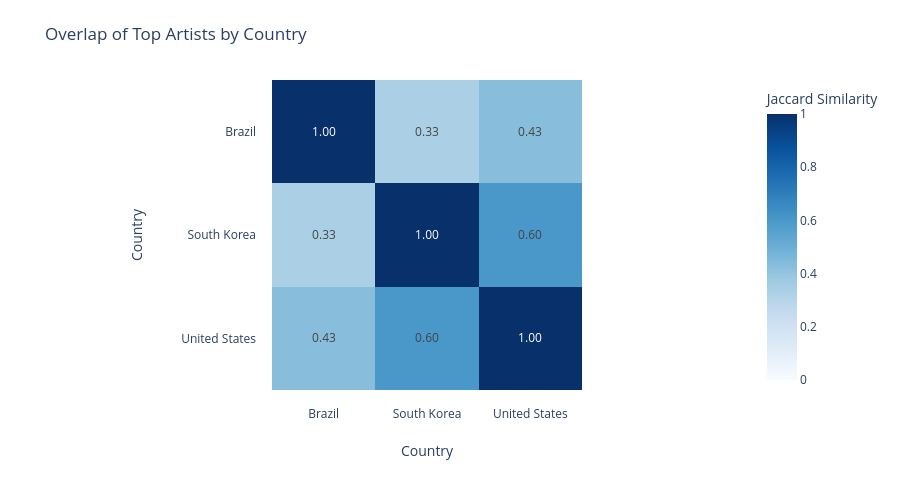

Here is the notebook cell this chart was saved with:
### Markdown cell above
**Research Question 1:** *Who are the top Last.fm artists by profile country (US, Brazil, South Korea) and how much do they overlap?*

**RQ1 Graph:** *Similarity of Top Artists by Country*

### Code cell
pairwise_block = root["pairwise_df"]
pairwise_df = pd.DataFrame(
    pairwise_block["records"],
    columns=pairwise_block["columns"]
)

countries = sorted(
    set(pairwise_df["profile_country_a"]).union(pairwise_df["profile_country_b"])
)

similarity_matrix = pd.DataFrame(1.0, index=countries, columns=countries)

for _, row in pairwise_df.iterrows():
    country_a = row["profile_country_a"]
    country_b = row["profile_country_b"]
    similarity = row["jaccard_similarity"]

    similarity_matrix.loc[country_a, country_b] = similarity
    similarity_matrix.loc[country_b, country_a] = similarity

fig = px.imshow(
    similarity_matrix,
    text_auto=".2f",
    color_continuous_scale="Blues",
    zmin=0,
    zmax=1,
    title="Overlap of Top Artists by Country",    
    labels={
        "color": "Jaccard Similarity"
    }
)
fig.update_layout(
    height=500,
    xaxis_title="Country",
    yaxis_title="Country",
    margin=dict(l=110, r=60, t=80, b=110)
)
fig.update_xaxes(
    title_standoff=25,
    ticklabelstandoff=15
)
fig.update_yaxes(
    title_standoff=35,
    ticklabelstandoff=15
)
fig.show()

### Figure 1 — Plotly figure (JSON) as saved in the notebook; plotly's stock layout.template omitted (floating-point values rounded to 4 significant figures)
{"data": [{"coloraxis": "coloraxis", "hovertemplate": "x: %{x}<br>y: %{y}<br>Jaccard Similarity: %{z}<extra></extra>", "name": "0", "texttemplate": "%{z:.2f}", "type": "heatmap", "x": ["Brazil", "South Korea", "United States"], "xaxis": "x", "y": ["Brazil", "South Korea", "United States"], "yaxis": "y", "z": [[1.0, 0.3333, 0.4286], [0.3333, 1.0, 0.6], [0.4286, 0.6, 1.0]]}], "layout": {"coloraxis": {"cmax": 1, "cmin": 0, "colorbar": {"title": {"text": "Jaccard Similarity"}}, "colorscale": [[0, "rgb(247,251,255)"], [0.125, "rgb(222,235,247)"], [0.25, "rgb(198,219,239)"], [0.375, "rgb(158,202,225)"], [0.5, "rgb(107,174,214)"], [0.625, "rgb(66,146,198)"], [0.75, "rgb(33,113,181)"], [0.875, "rgb(8,81,156)"], [1, "rgb(8,48,107)"]]}, "height": 500, "margin": {"b": 110, "l": 110, "r": 60, "t": 80}, "title": {"text": "Overlap of Top Artists by Country"}, "xaxis": {"anchor": "y", "constrain": "domain", "domain": [0, 1], "scaleanchor": "y", "ticklabelstandoff": 15, "title": {"standoff": 25, "text": "Country"}}, "yaxis": {"anchor": "x", "autorange": "reversed", "constrain": "domain", "domain": [0, 1], "ticklabelstandoff": 15, "title": {"standoff": 35, "text": "Country"}}}}
